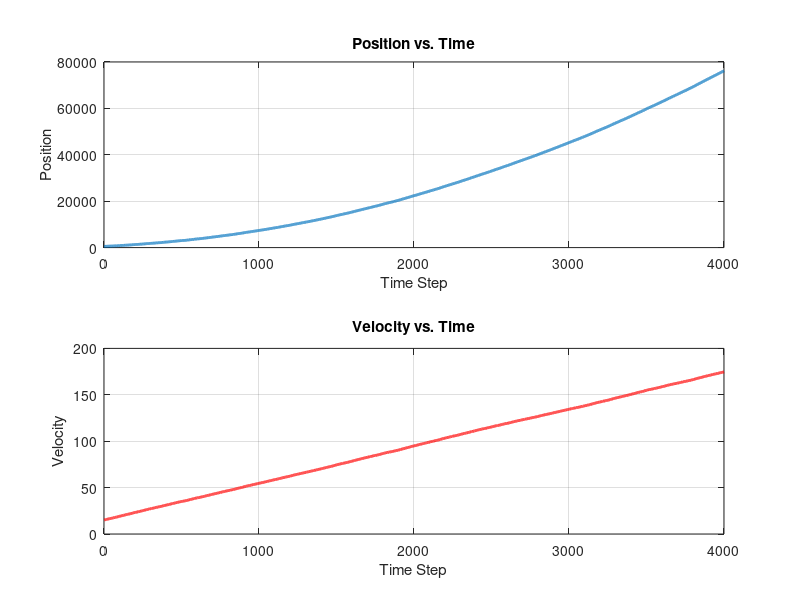

This figure's MATLAB source:
% Real-life system simulation

% Initial conditions
position = 500;
velocity = 15;
std = [5, 0.02]; % gaussian noise stds for (position, velocity)

% Create single particle
p = [position, velocity]; 

dt = 0.2;
num_steps = 4000; % Define the number of simulation steps
a = 0.2; % Example acceleration value 

% Storage for plotting
positions = zeros(num_steps, 1);
velocities = zeros(num_steps, 1);
time = 1:num_steps;

for t = 1:num_steps
    A = [1, dt; 0, 1];       % State transition matrix
    B = [0; a * dt];         % Control input matrix (column vector)
    
    % Generate noise for both position and velocity
    real_noise = std .* randn(1); 

    % Update state
    p = (A * p' + B)' + real_noise;
    
    % Store values for plotting
    positions(t) = p(1); % x
    velocities(t) = p(2); % v
end


% Save for future output
save('positions.mat', 'positions'); 
save('velocities.mat', "velocities")

% Plot results
figure;

subplot(2,1,1); % First subplot: Position over time
plot(time, positions, '-', 'LineWidth', 2);
xlabel('Time Step');
ylabel('Position');
title('Position vs. Time');
grid on;

subplot(2,1,2); % Second subplot: Velocity over time
plot(time, velocities, '-', 'LineWidth', 2, 'Color', 'r');
xlabel('Time Step');
ylabel('Velocity');
title('Velocity vs. Time');
grid on;